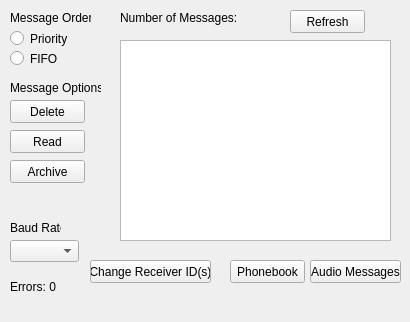
<?xml version="1.0" encoding="UTF-8"?>
<ui version="4.0">
 <class>ReceiverWindow</class>
 <widget class="QMainWindow" name="ReceiverWindow">
  <property name="geometry">
   <rect>
    <x>0</x>
    <y>0</y>
    <width>410</width>
    <height>322</height>
   </rect>
  </property>
  <property name="windowTitle">
   <string>Paging Receiver</string>
  </property>
  <widget class="QWidget" name="centralwidget">
   <widget class="QListView" name="msgList">
    <property name="geometry">
     <rect>
      <x>120</x>
      <y>40</y>
      <width>271</width>
      <height>201</height>
     </rect>
    </property>
   </widget>
   <widget class="QRadioButton" name="priorityRdoBtn">
    <property name="geometry">
     <rect>
      <x>10</x>
      <y>30</y>
      <width>61</width>
      <height>17</height>
     </rect>
    </property>
    <property name="text">
     <string>Priority</string>
    </property>
    <attribute name="buttonGroup">
     <string>msgOrderGrp</string>
    </attribute>
   </widget>
   <widget class="QRadioButton" name="fifoRdoBtn">
    <property name="geometry">
     <rect>
      <x>10</x>
      <y>50</y>
      <width>51</width>
      <height>17</height>
     </rect>
    </property>
    <property name="text">
     <string>FIFO</string>
    </property>
    <attribute name="buttonGroup">
     <string>msgOrderGrp</string>
    </attribute>
   </widget>
   <widget class="QLabel" name="msOrderLbl">
    <property name="geometry">
     <rect>
      <x>10</x>
      <y>10</y>
      <width>81</width>
      <height>16</height>
     </rect>
    </property>
    <property name="text">
     <string>Message Order</string>
    </property>
   </widget>
   <widget class="QPushButton" name="deleteBtn">
    <property name="geometry">
     <rect>
      <x>10</x>
      <y>100</y>
      <width>75</width>
      <height>23</height>
     </rect>
    </property>
    <property name="text">
     <string>Delete</string>
    </property>
   </widget>
   <widget class="QPushButton" name="readBtn">
    <property name="geometry">
     <rect>
      <x>10</x>
      <y>130</y>
      <width>75</width>
      <height>23</height>
     </rect>
    </property>
    <property name="text">
     <string>Read</string>
    </property>
   </widget>
   <widget class="QLabel" name="msgOptionsLbl">
    <property name="geometry">
     <rect>
      <x>10</x>
      <y>80</y>
      <width>91</width>
      <height>16</height>
     </rect>
    </property>
    <property name="text">
     <string>Message Options</string>
    </property>
   </widget>
   <widget class="QPushButton" name="archiveBtn">
    <property name="geometry">
     <rect>
      <x>10</x>
      <y>160</y>
      <width>75</width>
      <height>23</height>
     </rect>
    </property>
    <property name="text">
     <string>Archive</string>
    </property>
   </widget>
   <widget class="QLabel" name="msgNumLbl">
    <property name="geometry">
     <rect>
      <x>120</x>
      <y>10</y>
      <width>121</width>
      <height>16</height>
     </rect>
    </property>
    <property name="text">
     <string>Number of Messages: 0</string>
    </property>
   </widget>
   <widget class="QPushButton" name="refreshBtn">
    <property name="geometry">
     <rect>
      <x>290</x>
      <y>10</y>
      <width>75</width>
      <height>23</height>
     </rect>
    </property>
    <property name="text">
     <string>Refresh</string>
    </property>
   </widget>
   <widget class="QPushButton" name="phoneBookBtn">
    <property name="geometry">
     <rect>
      <x>230</x>
      <y>260</y>
      <width>75</width>
      <height>23</height>
     </rect>
    </property>
    <property name="text">
     <string>Phonebook</string>
    </property>
   </widget>
   <widget class="QPushButton" name="audioBtn">
    <property name="geometry">
     <rect>
      <x>310</x>
      <y>260</y>
      <width>91</width>
      <height>23</height>
     </rect>
    </property>
    <property name="text">
     <string>Audio Messages</string>
    </property>
   </widget>
   <widget class="QLabel" name="errorLbl">
    <property name="geometry">
     <rect>
      <x>10</x>
      <y>280</y>
      <width>46</width>
      <height>13</height>
     </rect>
    </property>
    <property name="text">
     <string>Errors: 0</string>
    </property>
   </widget>
   <widget class="QComboBox" name="baudRateCmb">
    <property name="geometry">
     <rect>
      <x>10</x>
      <y>240</y>
      <width>69</width>
      <height>22</height>
     </rect>
    </property>
   </widget>
   <widget class="QLabel" name="baudRateLbl">
    <property name="geometry">
     <rect>
      <x>10</x>
      <y>220</y>
      <width>51</width>
      <height>16</height>
     </rect>
    </property>
    <property name="text">
     <string>Baud Rate</string>
    </property>
   </widget>
   <widget class="QPushButton" name="pushButton">
    <property name="geometry">
     <rect>
      <x>90</x>
      <y>260</y>
      <width>121</width>
      <height>23</height>
     </rect>
    </property>
    <property name="text">
     <string>Change Receiver ID(s)</string>
    </property>
   </widget>
  </widget>
  <widget class="QMenuBar" name="menubar">
   <property name="geometry">
    <rect>
     <x>0</x>
     <y>0</y>
     <width>410</width>
     <height>21</height>
    </rect>
   </property>
  </widget>
 </widget>
 <resources/>
 <connections/>
 <buttongroups>
  <buttongroup name="msgOrderGrp"/>
 </buttongroups>
</ui>
